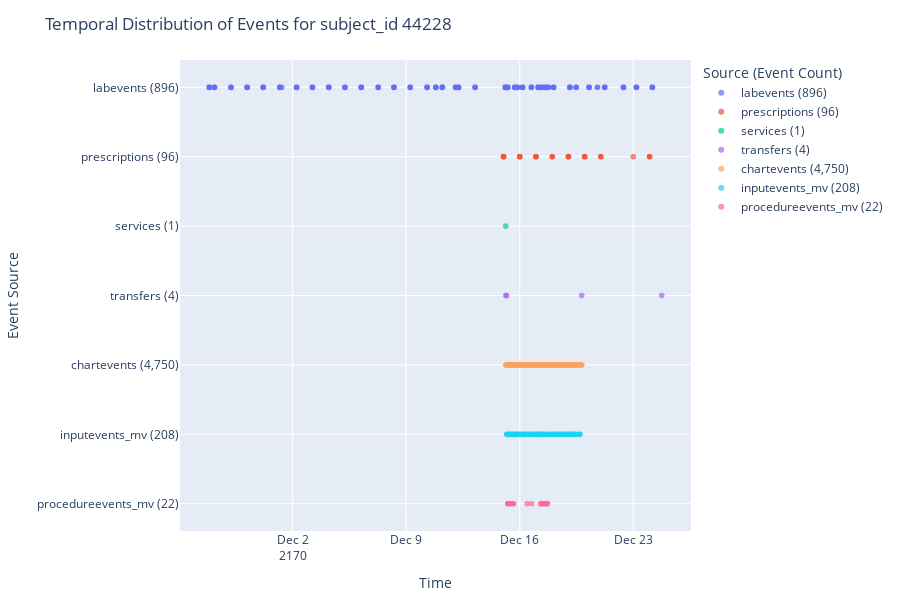

The notebook cell saved with this chart:
### Code cell
import plotly.express as px

# Make sure the legend shows counts too
source_counts = timeline_df['source'].value_counts()
label_map = {
    source: f"{source} ({count:,})"
    for source, count in source_counts.items()
}
timeline_df['source_labeled'] = timeline_df['source'].map(label_map)

# Plot with both event_label and valuenum
fig = px.scatter(
    timeline_df,
    x="event_time",
    y="source_labeled",
    color="source_labeled",
    hover_data={
        "event_label": True,
        "valuenum": True,
        "event_time": False,
        "source_labeled": False
    },
    title=f"Temporal Distribution of Events for subject_id {subject_id}",
    height=600
)

fig.update_traces(marker=dict(size=6, opacity=0.7))
fig.update_layout(
    xaxis_title="Time",
    yaxis_title="Event Source",
    legend_title="Source (Event Count)",
    hoverlabel=dict(bgcolor="white", font_size=12),
    margin=dict(t=60, r=20, l=60, b=40)
)

fig.show()

### Figure 1 — Plotly figure (JSON) as saved in the notebook; plotly's stock layout.template omitted (floating-point values rounded to 4 significant figures; data arrays with more than 128 entries replaced by an {"elided": "..."} marker saying what was removed)
{"data": [{"customdata": {"elided": "896x2 mixed values"}, "hovertemplate": "event_label=%{customdata[0]}<br>valuenum=%{customdata[1]}<extra></extra>", "legendgroup": "labevents (896)", "marker": {"color": "#636efa", "opacity": 0.7, "size": 6, "symbol": "circle"}, "mode": "markers", "name": "labevents (896)", "showlegend": true, "type": "scattergl", "x": {"elided": "896 str values"}, "xaxis": "x", "y": {"elided": "896 str values"}, "yaxis": "y"}, {"customdata": {"elided": "96x2 str values"}, "hovertemplate": "event_label=%{customdata[0]}<br>valuenum=%{customdata[1]}<extra></extra>", "legendgroup": "prescriptions (96)", "marker": {"color": "#EF553B", "opacity": 0.7, "size": 6, "symbol": "circle"}, "mode": "markers", "name": "prescriptions (96)", "showlegend": true, "type": "scattergl", "x": ["2170-12-15T00:00:00.000000000", "2170-12-15T00:00:00.000000000", "2170-12-15T00:00:00.000000000", "2170-12-15T00:00:00.000000000", "2170-12-15T00:00:00.000000000", "2170-12-15T00:00:00.000000000", "2170-12-15T00:00:00.000000000", "2170-12-15T00:00:00.000000000", "2170-12-15T00:00:00.000000000", "2170-12-15T00:00:00.000000000", "2170-12-15T00:00:00.000000000", "2170-12-15T00:00:00.000000000", "2170-12-15T00:00:00.000000000", "2170-12-15T00:00:00.000000000", "2170-12-15T00:00:00.000000000", "2170-12-15T00:00:00.000000000", "2170-12-15T00:00:00.000000000", "2170-12-15T00:00:00.000000000", "2170-12-15T00:00:00.000000000", "2170-12-15T00:00:00.000000000", "2170-12-15T00:00:00.000000000", "2170-12-15T00:00:00.000000000", "2170-12-15T00:00:00.000000000", "2170-12-15T00:00:00.000000000", "2170-12-15T00:00:00.000000000", "2170-12-15T00:00:00.000000000", "2170-12-15T00:00:00.000000000", "2170-12-15T00:00:00.000000000", "2170-12-15T00:00:00.000000000", "2170-12-15T00:00:00.000000000", "2170-12-15T00:00:00.000000000", "2170-12-15T00:00:00.000000000", "2170-12-15T00:00:00.000000000", "2170-12-15T00:00:00.000000000", "2170-12-15T00:00:00.000000000", "2170-12-15T00:00:00.000000000", "2170-12-15T00:00:00.000000000", "2170-12-15T00:00:00.000000000", "2170-12-15T00:00:00.000000000", "2170-12-15T00:00:00.000000000", "2170-12-15T00:00:00.000000000", "2170-12-15T00:00:00.000000000", "2170-12-15T00:00:00.000000000", "2170-12-15T00:00:00.000000000", "2170-12-15T00:00:00.000000000", "2170-12-15T00:00:00.000000000", "2170-12-15T00:00:00.000000000", "2170-12-15T00:00:00.000000000", "2170-12-15T00:00:00.000000000", "2170-12-15T00:00:00.000000000", "2170-12-15T00:00:00.000000000", "2170-12-15T00:00:00.000000000", "2170-12-15T00:00:00.000000000", "2170-12-15T00:00:00.000000000", "2170-12-15T00:00:00.000000000", "2170-12-15T00:00:00.000000000", "2170-12-15T00:00:00.000000000", "2170-12-16T00:00:00.000000000", "2170-12-16T00:00:00.000000000", "2170-12-16T00:00:00.000000000", "2170-12-16T00:00:00.000000000", "2170-12-16T00:00:00.000000000", "2170-12-16T00:00:00.000000000", "2170-12-16T00:00:00.000000000", "2170-12-17T00:00:00.000000000", "2170-12-17T00:00:00.000000000", "2170-12-17T00:00:00.000000000", "2170-12-17T00:00:00.000000000", "2170-12-17T00:00:00.000000000", "2170-12-17T00:00:00.000000000", "2170-12-17T00:00:00.000000000", "2170-12-18T00:00:00.000000000", "2170-12-18T00:00:00.000000000", "2170-12-18T00:00:00.000000000", "2170-12-19T00:00:00.000000000", "2170-12-19T00:00:00.000000000", "2170-12-19T00:00:00.000000000", "2170-12-19T00:00:00.000000000", "2170-12-19T00:00:00.000000000", "2170-12-19T00:00:00.000000000", "2170-12-19T00:00:00.000000000", "2170-12-19T00:00:00.000000000", "2170-12-20T00:00:00.000000000", "2170-12-20T00:00:00.000000000", "2170-12-20T00:00:00.000000000", "2170-12-20T00:00:00.000000000", "2170-12-20T00:00:00.000000000", "2170-12-20T00:00:00.000000000", "2170-12-20T00:00:00.000000000", "2170-12-21T00:00:00.000000000", "2170-12-21T00:00:00.000000000", "2170-12-21T00:00:00.000000000", "2170-12-23T00:00:00.000000000", "2170-12-24T00:00:00.000000000", "2170-12-24T00:00:00.000000000", "2170-12-24T00:00:00.000000000"], "xaxis": "x", "y": ["prescriptions (96)", "prescriptions (96)", "prescriptions (96)", "prescriptions (96)", "prescriptions (96)", "prescriptions (96)", "prescriptions (96)", "prescriptions (96)", "prescriptions (96)", "prescriptions (96)", "prescriptions (96)", "prescriptions (96)", "prescriptions (96)", "prescriptions (96)", "prescriptions (96)", "prescriptions (96)", "prescriptions (96)", "prescriptions (96)", "prescriptions (96)", "prescriptions (96)", "prescriptions (96)", "prescriptions (96)", "prescriptions (96)", "prescriptions (96)", "prescriptions (96)", "prescriptions (96)", "prescriptions (96)", "prescriptions (96)", "prescriptions (96)", "prescriptions (96)", "prescriptions (96)", "prescriptions (96)", "prescriptions (96)", "prescriptions (96)", "prescriptions (96)", "prescriptions (96)", "prescriptions (96)", "prescriptions (96)", "prescriptions (96)", "prescriptions (96)", "prescriptions (96)", "prescriptions (96)", "prescriptions (96)", "prescriptions (96)", "prescriptions (96)", "prescriptions (96)", "prescriptions (96)", "prescriptions (96)", "prescriptions (96)", "prescriptions (96)", "prescriptions (96)", "prescriptions (96)", "prescriptions (96)", "prescriptions (96)", "prescriptions (96)", "prescriptions (96)", "prescriptions (96)", "prescriptions (96)", "prescriptions (96)", "prescriptions (96)", "prescriptions (96)", "prescriptions (96)", "prescriptions (96)", "prescriptions (96)", "prescriptions (96)", "prescriptions (96)", "prescriptions (96)", "prescriptions (96)", "prescriptions (96)", "prescriptions (96)", "prescriptions (96)", "prescriptions (96)", "prescriptions (96)", "prescriptions (96)", "prescriptions (96)", "prescriptions (96)", "prescriptions (96)", "prescriptions (96)", "prescriptions (96)", "prescriptions (96)", "prescriptions (96)", "prescriptions (96)", "prescriptions (96)", "prescriptions (96)", "prescriptions (96)", "prescriptions (96)", "prescriptions (96)", "prescriptions (96)", "prescriptions (96)", "prescriptions (96)", "prescriptions (96)", "prescriptions (96)", "prescriptions (96)", "prescriptions (96)", "prescriptions (96)", "prescriptions (96)"], "yaxis": "y"}, {"customdata": [["SURG", null]], "hovertemplate": "event_label=%{customdata[0]}<br>valuenum=%{customdata[1]}<extra></extra>", "legendgroup": "services (1)", "marker": {"color": "#00cc96", "opacity": 0.7, "size": 6, "symbol": "circle"}, "mode": "markers", "name": "services (1)", "showlegend": true, "type": "scattergl", "x": ["2170-12-15T03:15:39.000000000"], "xaxis": "x", "y": ["services (1)"], "yaxis": "y"}, {"customdata": [["UNKNOWN → UNKNOWN", null], ["UNKNOWN → SICU", null], ["SICU → UNKNOWN", null], ["UNKNOWN → UNKNOWN", null]], "hovertemplate": "event_label=%{customdata[0]}<br>valuenum=%{customdata[1]}<extra></extra>", "legendgroup": "transfers (4)", "marker": {"color": "#ab63fa", "opacity": 0.7, "size": 6, "symbol": "circle"}, "mode": "markers", "name": "transfers (4)", "showlegend": true, "type": "scattergl", "x": ["2170-12-15T03:15:39.000000000", "2170-12-15T04:41:39.000000000", "2170-12-19T19:33:09.000000000", "2170-12-24T17:59:13.000000000"], "xaxis": "x", "y": ["transfers (4)", "transfers (4)", "transfers (4)", "transfers (4)"], "yaxis": "y"}, {"customdata": {"elided": "4750x2 str values"}, "hovertemplate": "event_label=%{customdata[0]}<br>valuenum=%{customdata[1]}<extra></extra>", "legendgroup": "chartevents (4,750)", "marker": {"color": "#FFA15A", "opacity": 0.7, "size": 6, "symbol": "circle"}, "mode": "markers", "name": "chartevents (4,750)", "showlegend": true, "type": "scattergl", "x": {"elided": "4750 str values"}, "xaxis": "x", "y": {"elided": "4750 str values"}, "yaxis": "y"}, {"customdata": {"elided": "208x2 str values"}, "hovertemplate": "event_label=%{customdata[0]}<br>valuenum=%{customdata[1]}<extra></extra>", "legendgroup": "inputevents_mv (208)", "marker": {"color": "#19d3f3", "opacity": 0.7, "size": 6, "symbol": "circle"}, "mode": "markers", "name": "inputevents_mv (208)", "showlegend": true, "type": "scattergl", "x": {"elided": "208 str values"}, "xaxis": "x", "y": {"elided": "208 str values"}, "yaxis": "y"}, {"customdata": [["Chest X-Ray", null], ["Abdominal X-Ray", null], ["Arterial Line", null], ["Multi Lumen", null], ["16 Gauge", null], ["18 Gauge", null], ["20 Gauge", null], ["Chest X-Ray", null], ["Chest X-Ray", null], ["Abdominal X-Ray", null], ["CT scan", null], ["Stool Culture", null], ["Stool Culture", null], ["Chest X-Ray", null], ["Blood Cultured", null], ["EKG", null], ["Ultrasound", null], ["CT scan", null], ["Blood Cultured", null], ["Urine Culture", null], ["Stool Culture", null], ["CT scan", null]], "hovertemplate": "event_label=%{customdata[0]}<br>valuenum=%{customdata[1]}<extra></extra>", "legendgroup": "procedureevents_mv (22)", "marker": {"color": "#FF6692", "opacity": 0.7, "size": 6, "symbol": "circle"}, "mode": "markers", "name": "procedureevents_mv (22)", "showlegend": true, "type": "scattergl", "x": ["2170-12-15T06:11:00.000000000", "2170-12-15T06:11:00.000000000", "2170-12-15T06:59:00.000000000", "2170-12-15T07:48:00.000000000", "2170-12-15T08:13:00.000000000", "2170-12-15T08:13:00.000000000", "2170-12-15T08:17:00.000000000", "2170-12-15T08:19:00.000000000", "2170-12-15T08:20:00.000000000", "2170-12-15T11:31:00.000000000", "2170-12-15T14:02:00.000000000", "2170-12-15T15:02:00.000000000", "2170-12-16T10:55:00.000000000", "2170-12-16T17:30:00.000000000", "2170-12-17T06:49:00.000000000", "2170-12-17T08:00:00.000000000", "2170-12-17T08:49:00.000000000", "2170-12-17T11:00:00.000000000", "2170-12-17T13:04:00.000000000", "2170-12-17T14:00:00.000000000", "2170-12-17T16:05:00.000000000", "2170-12-17T17:07:00.000000000"], "xaxis": "x", "y": ["procedureevents_mv (22)", "procedureevents_mv (22)", "procedureevents_mv (22)", "procedureevents_mv (22)", "procedureevents_mv (22)", "procedureevents_mv (22)", "procedureevents_mv (22)", "procedureevents_mv (22)", "procedureevents_mv (22)", "procedureevents_mv (22)", "procedureevents_mv (22)", "procedureevents_mv (22)", "procedureevents_mv (22)", "procedureevents_mv (22)", "procedureevents_mv (22)", "procedureevents_mv (22)", "procedureevents_mv (22)", "procedureevents_mv (22)", "procedureevents_mv (22)", "procedureevents_mv (22)", "procedureevents_mv (22)", "procedureevents_mv (22)"], "yaxis": "y"}], "layout": {"height": 600, "hoverlabel": {"bgcolor": "white", "font": {"size": 12}}, "legend": {"title": {"text": "Source (Event Count)"}, "tracegroupgap": 0}, "margin": {"b": 40, "l": 60, "r": 20, "t": 60}, "title": {"text": "Temporal Distribution of Events for subject_id 44228"}, "xaxis": {"anchor": "y", "domain": [0, 1], "title": {"text": "Time"}}, "yaxis": {"anchor": "x", "categoryarray": ["procedureevents_mv (22)", "inputevents_mv (208)", "chartevents (4,750)", "transfers (4)", "services (1)", "prescriptions (96)", "labevents (896)"], "categoryorder": "array", "domain": [0, 1], "title": {"text": "Event Source"}}}}
